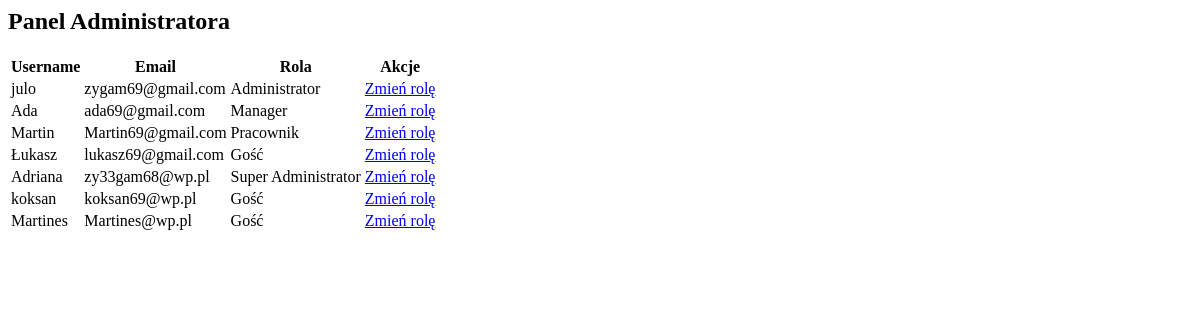
The app's page /admin_panel/ (signed in), older data.
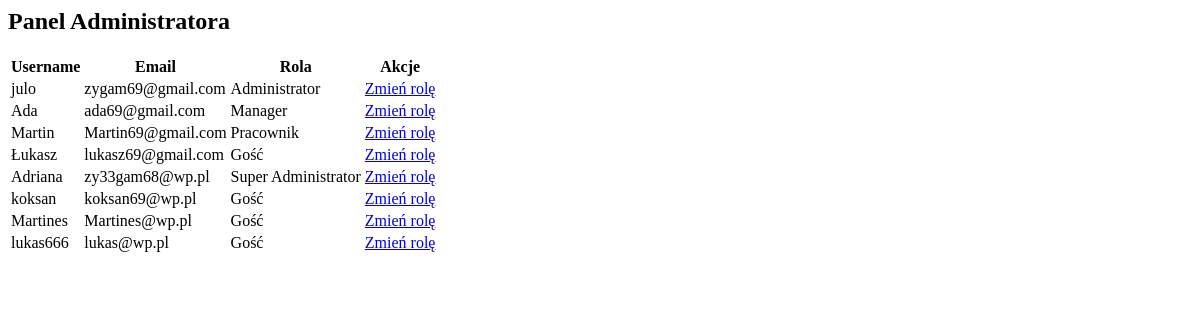
The same page, newer data.
### base/models.py (models this page shows, shortened)
class Profile(models.Model):
    USER_ROLES = (
        ('superadmin', 'Super Administrator'),
        ('admin', 'Administrator'),
        ('manager', 'Manager'),
        ('employee', 'Pracownik'),
        ('guest', 'Gość'),
    )
    USER_DEPARTMENT = (
        ('HR', 'HR'),
        ('IT', 'IT'),
        ('SALES', 'SALES'),
        ('FINANCE', 'FINANCE'),
        ('LOGISTICS', 'LOGISTICS'),
    )
    username = models.CharField(max_length=100, unique=True)
    email = models.EmailField(max_length=100, unique=True)
    password = models.CharField(max_length=128)
    role = models.CharField(max_length=20, choices=USER_ROLES, default='guest')
    department = models.CharField(max_length=100, choices=USER_DEPARTMENT, default='HR')

### base/views.py (the view)
# urls.py: path('admin_panel/', views.admin_panel, name='admin_panel'),
def admin_panel(request):
    if not request.session.get('user_id'):
        return redirect('login')  # Przekierowuje do strony logowania, jeśli nie
    user = Profile.objects.get(id=request.session.get('user_id'))
    if user.role != 'superadmin':
        return redirect('home')  # Przekierowuje do strony głównej, jeśli nie
    users = Profile.objects.all()
    return render(request, 'base/admin_panel.html', {'users': users})

### base/templates/base/admin_panel.html
<h2>Panel Administratora</h2>
<table>
  <tr>
    <th>Username</th>
    <th>Email</th>
    <th>Rola</th>
    <th>Akcje</th>
  </tr>
  {% for user in users %}
    <tr>
      <td>{{ user.username }}</td>
      <td>{{ user.email }}</td>
      <td>{{ user.get_role_display }}</td>
      <td>
        <a href="{% url 'edit_user_role' user.id %}">Zmień rolę</a>
      </td>
    </tr>
  {% endfor %}
</table>

Row changes from the older to the newer data that the page shows:
added Profile: username "lukas666", email "lukas@wp.pl", role "Gość"
